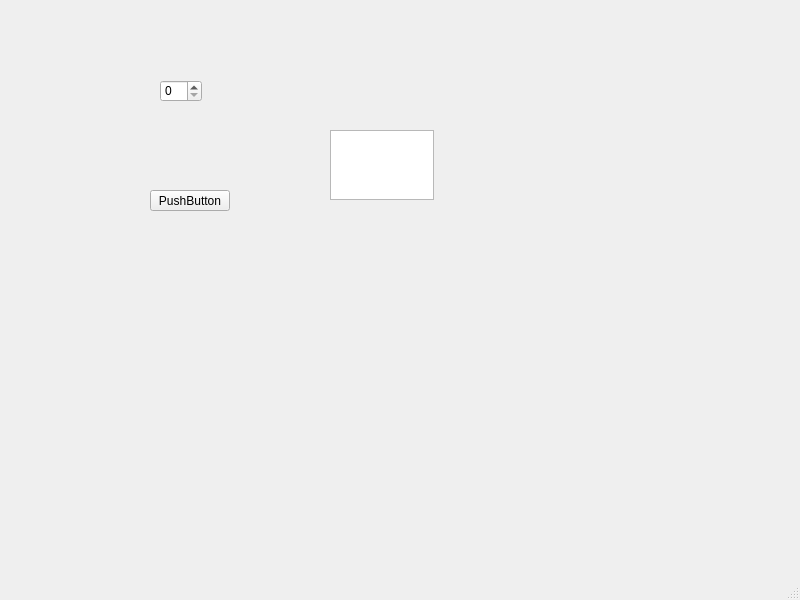
<?xml version="1.0" encoding="UTF-8"?>
<ui version="4.0">
 <class>MainWindow</class>
 <widget class="QMainWindow" name="MainWindow">
  <property name="geometry">
   <rect>
    <x>0</x>
    <y>0</y>
    <width>800</width>
    <height>600</height>
   </rect>
  </property>
  <property name="windowTitle">
   <string>MainWindow</string>
  </property>
  <widget class="QWidget" name="centralwidget">
   <widget class="QPushButton" name="pushButton">
    <property name="geometry">
     <rect>
      <x>150</x>
      <y>190</y>
      <width>80</width>
      <height>21</height>
     </rect>
    </property>
    <property name="text">
     <string>PushButton</string>
    </property>
   </widget>
   <widget class="QSpinBox" name="spinBox">
    <property name="geometry">
     <rect>
      <x>160</x>
      <y>80</y>
      <width>42</width>
      <height>22</height>
     </rect>
    </property>
   </widget>
   <widget class="QPlainTextEdit" name="plainTextEdit">
    <property name="geometry">
     <rect>
      <x>330</x>
      <y>130</y>
      <width>104</width>
      <height>70</height>
     </rect>
    </property>
   </widget>
  </widget>
  <widget class="QMenuBar" name="menubar">
   <property name="geometry">
    <rect>
     <x>0</x>
     <y>0</y>
     <width>800</width>
     <height>20</height>
    </rect>
   </property>
  </widget>
  <widget class="QStatusBar" name="statusbar"/>
 </widget>
 <resources/>
 <connections/>
</ui>
